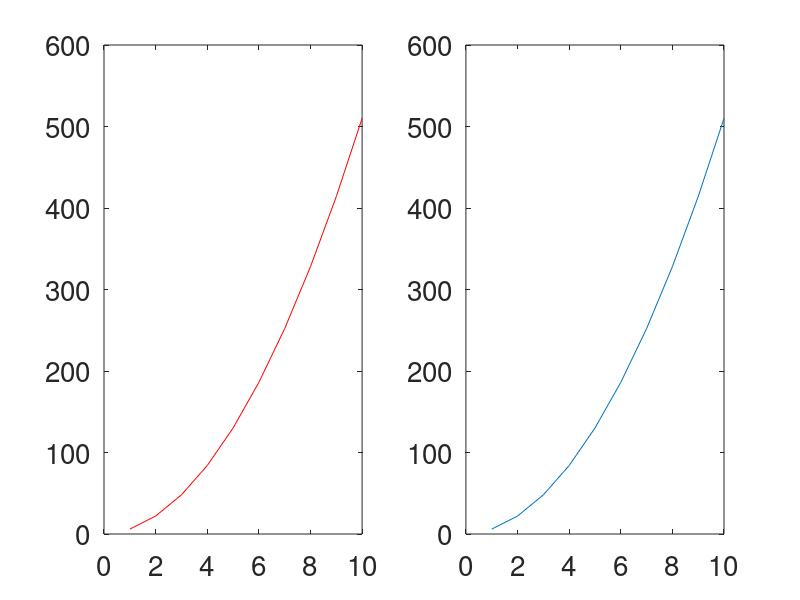

Recreate this plot in MATLAB.
clear
x=1:10;
y=5*x.^2+x;
subplot(1,2,1);plot(x,y,'r');
set(gca,'FontSize',20);
subplot(1,2,2);plot(x,y);
set(gca,'FontSize',20);